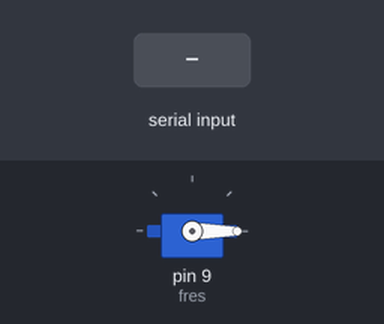
Simulated run of this sketch. Board: Arduino Uno, built with avr-gcc and run on an emulated ATmega328P. Shown: servo. The inputs (shaded band) are chosen by the test bench.

Above: at 1.2 s.
1.3 s: "T" received over the second serial link
At 2.9 s:
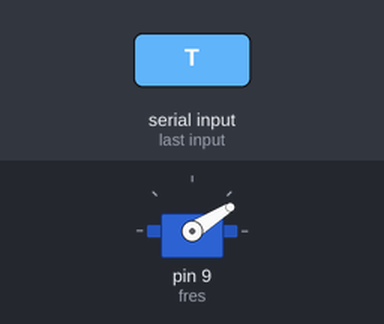
Timing chart, 0 to 4.4 s (numbered marks = the images above; inputs shaded):
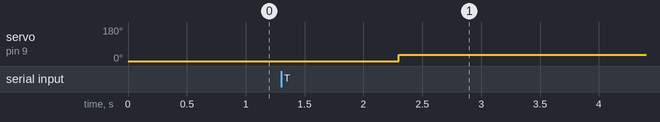

The sketch:

Tool.ino
```cpp
// Master(TOOL)
#include <SoftwareSerial.h>
#include <Servo.h>

SoftwareSerial SerialArduino(2, 3); // Initialize a SoftwareSerial object for communication
// between the master (TOOL) and slave (CNC machine) Arduino

// Declare variables and objects
bool tool = false; // Represents whether the tool is active or not
Servo fres; // Servo object for controlling the tool
int rpm; // Variable for storing RPM value

void setup()
{
  SerialArduino.begin(9600); // Initialize the serial communication with the specified baud rate
  fres.attach(9); // Attach the servo to pin 9
  fres.writeMicroseconds(0); // Initialize the servo position to 0 degrees
}

void loop()
{
  if (!tool) { // If the tool is not active
    SerialArduino.println("F"); // Send the command 'F' to activate the tool
    tool = true; // Set the tool state to active
  }

  if (SerialArduino.available()) { // If there is data available to read from the serial port
    Read(); // Call the Read function to process the received string
  }
}

// Reads the received string and checks its content
void Read()
{
  String s = SerialArduino.readString(); // Read the string from the serial port
  String c = s.substring(0, 1); // Extract the first character of the string
  s.remove(0, 1); // Remove the first character from the string

  if (c == "T") { // If the first character is 'T', indicating a tool change command
    StartFres(s); // Call the StartFres function to start the tool with the specified RPM
  }
}

// Starts the tool with the specified RPM
void StartFres(String s)
{
  int throttle = map(s.toInt(), 0, 21600, 875, 2000); // Convert the RPM value to a servo throttle value
  throttle = constrain(throttle, 875, 2000); // Constrain the throttle value within the valid range
  fres.writeMicroseconds(throttle); // Set the servo position based on the throttle value
}
```

Measured:
- after the input at 1.3 s, servo on pin 9 (fres): 0° → 32° after 1.0 s
